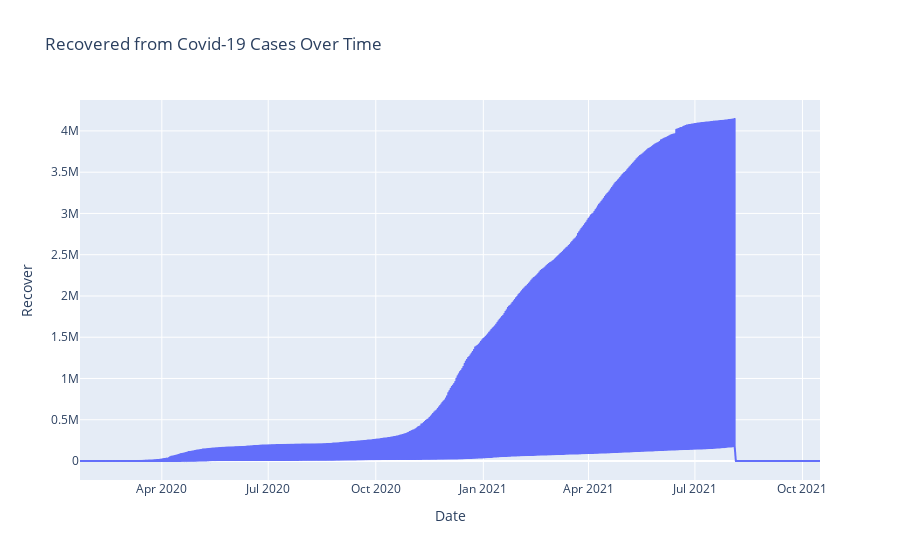

Notebook code cell kept with this figure:
### Code cell
fig = px.line(df_recover_melt, x="Date", y="Recover", title="Recovered from Covid-19 Cases Over Time") 
fig.show()

### Figure 1 — Plotly figure (JSON) as saved in the notebook; plotly's stock layout.template omitted (floating-point values rounded to 4 significant figures; data arrays with more than 128 entries replaced by an {"elided": "..."} marker saying what was removed)
{"data": [{"hovertemplate": "Date=%{x}<br>Recover=%{y}<extra></extra>", "legendgroup": "", "line": {"color": "#636efa", "dash": "solid"}, "marker": {"symbol": "circle"}, "mode": "lines", "name": "", "showlegend": false, "type": "scattergl", "x": {"elided": "3170 str values"}, "xaxis": "x", "y": {"elided": "3170 int values"}, "yaxis": "y"}], "layout": {"legend": {"tracegroupgap": 0}, "title": {"text": "Recovered from Covid-19 Cases Over Time"}, "xaxis": {"anchor": "y", "domain": [0, 1], "title": {"text": "Date"}}, "yaxis": {"anchor": "x", "domain": [0, 1], "title": {"text": "Recover"}}}}
